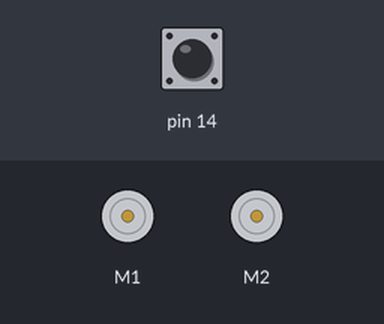
The sketch below on a simulated Arduino Leonardo, built with avr-gcc and run on an emulated ATmega32U4. On the bench: 2 × DC motor (green arrow = forward, orange = backward, longer = faster). The inputs (shaded band) are chosen by the test bench; at power-on: pin 14 HIGH.

Above: at 0.8 s.
0.9 s: pin 14 pulled LOW for 0.15 s
At 2.6 s:
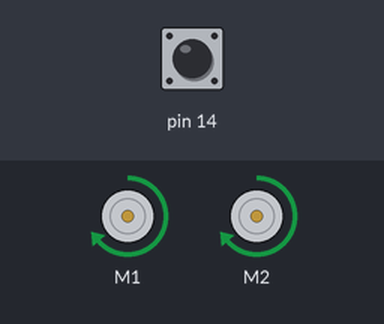
At 3.7 s:
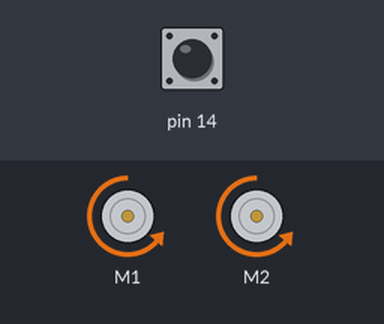
Timing chart, 0 to 5.4 s (numbered marks = the images above; inputs shaded):
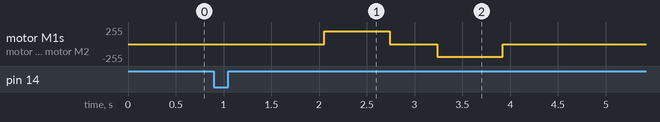

The sketch:

backToHome.ino
```cpp
// Name: Paul Talaga
// Date: Sept 27, 2017
// Desc: Run the robot forward 12 inches (one floor tile)

#include <Wire.h>
#include <Zumo32U4.h>

Zumo32U4Motors motors;
Zumo32U4ButtonA buttonA;
int mode;
Zumo32U4Encoders encoders;

void setup()
{
  mode = 0;
  // Wait for the user to press button A.
  buttonA.waitForButton();

  // Delay so that the robot does not move away while the user is
  // still touching it.
  delay(1000);
}

void loop(){
  int16_t countsLeft = encoders.getCountsLeft();
  int16_t countsRight = encoders.getCountsRight();

  if(mode == 0){
    mode++;

    // Run both motors forward.
    motors.setLeftSpeed(300);
    motors.setRightSpeed(300);
  }
  // Running forward, should I stop?
  if(mode == 1 && (countsLeft > 2412 || countsRight > 2412)){
    mode++;
    motors.setLeftSpeed(000);
    motors.setRightSpeed(000);
  }
  // Go back?
  if(mode == 2){
    mode++;
    delay(500);  // Pause a little
    // Go back!
    motors.setLeftSpeed(-300);
    motors.setRightSpeed(-300);
  }
  if(mode == 3 && (countsLeft <= 0 || countsRight <= 0)){
    mode++;
    motors.setLeftSpeed(000);
    motors.setRightSpeed(000);
  }

  delay(10);
}
```

Measured:
- after the input at 0.9 s, motor M1, motor M2: stopped → forward 191/255 after 1.2 s, → stopped 0.68 s later, → backward 191/255 0.50 s later, → stopped 0.68 s later
